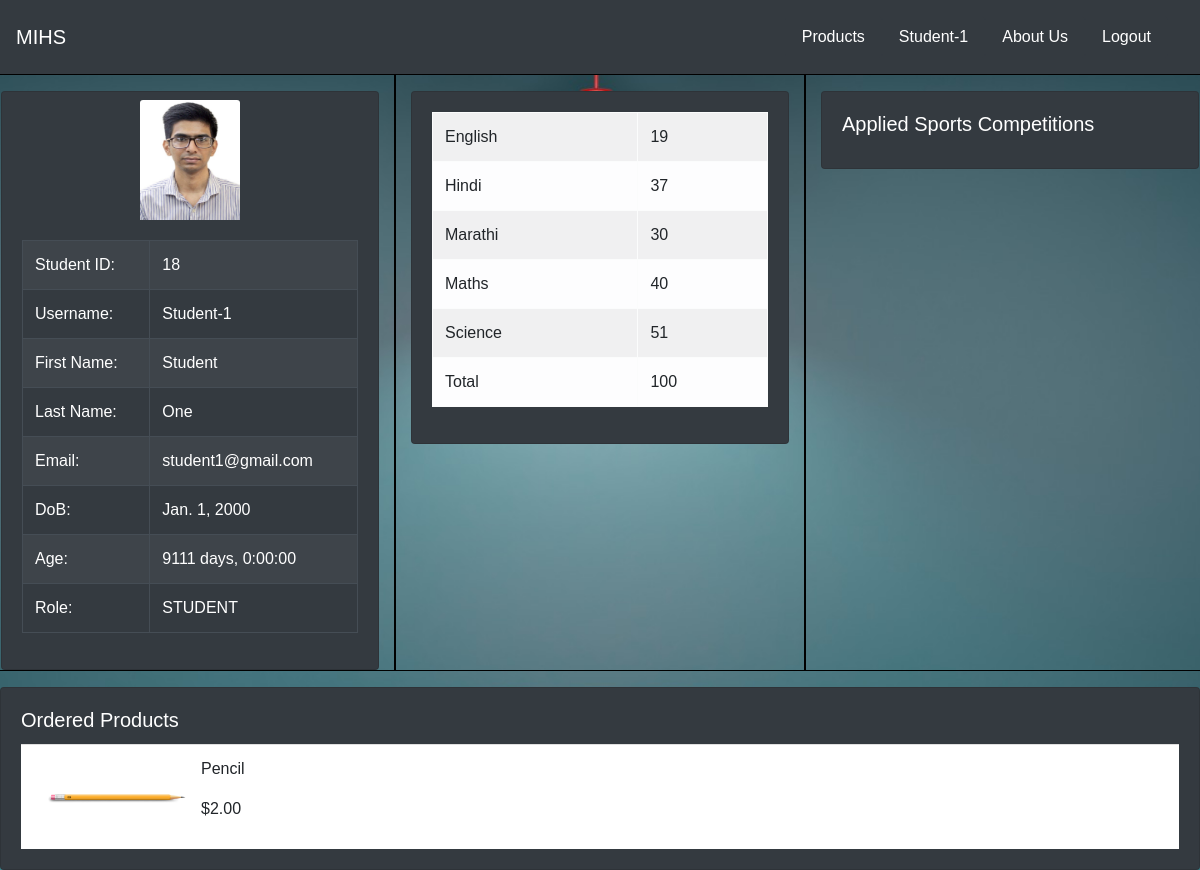
Before: /users/studentprofile/59/ (signed in) with the older database file.
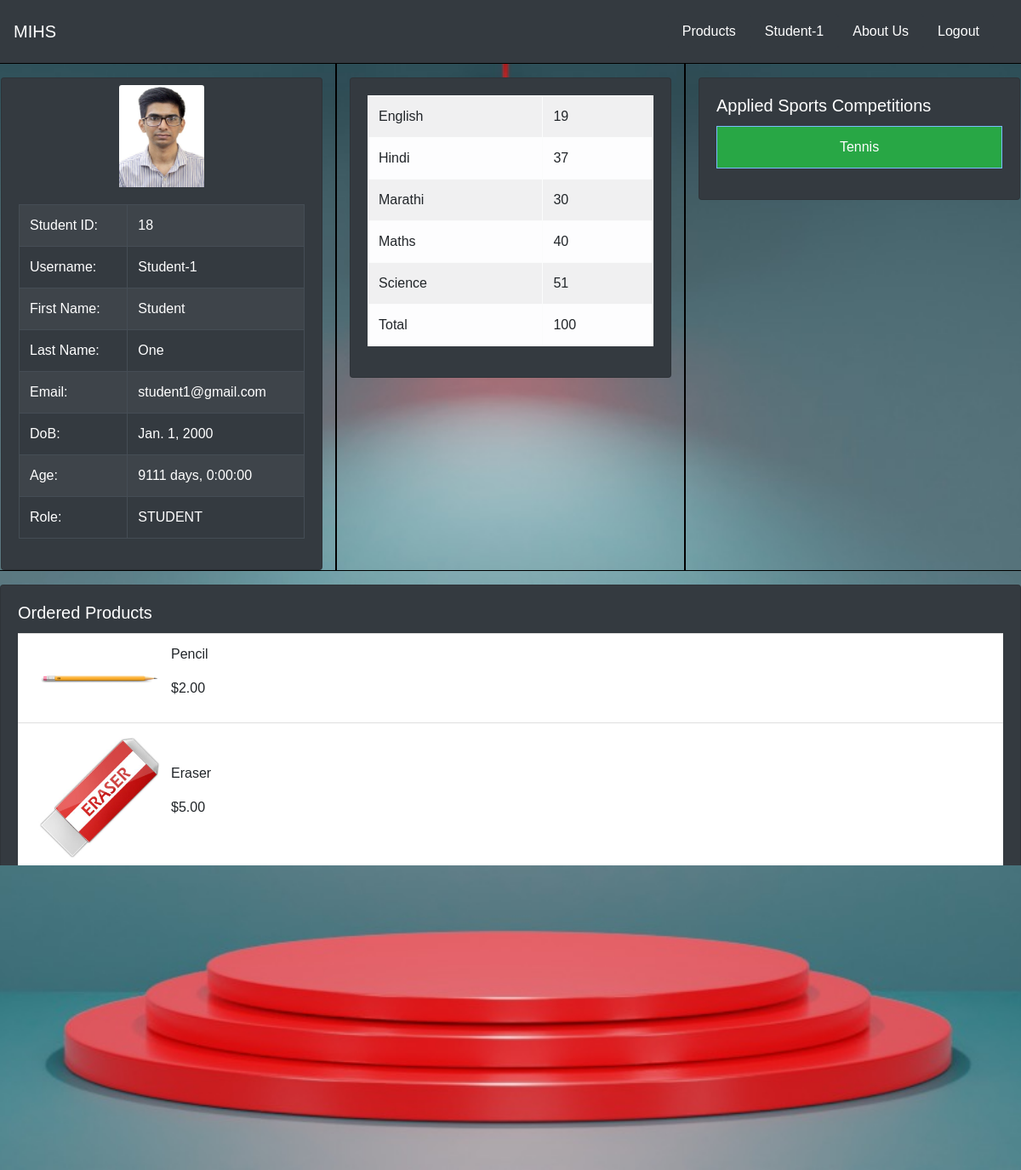
After: the same page with the newer database file.
### users/models.py (models this page shows, shortened)
class User(AbstractUser):
    class Role(models.TextChoices):
        ADMIN = "ADMIN", "Admin"
        STUDENT = "STUDENT", "Student"
        TEACHER = "TEACHER", "Teacher"
    base_role = Role.ADMIN
    role = models.CharField(max_length=50, choices=Role.choices)
    dob = models.DateField(("Date of Birth"), default=date.today)
    admin_image = models.ImageField(default='admin_default.jpg', upload_to='admin_pictures')
    @property
    def age(self):
        today = date.today()
        age =(today - self.dob)
        return age

class StudentProfile(models.Model):
    user = models.OneToOneField(User, on_delete=models.CASCADE)
    student_id = models.IntegerField(default=1)
    student_image = models.ImageField(default='std_default.jpg', upload_to='student_pictures')

class StudentMarks(models.Model):
    st_mk = models.ForeignKey(Student, on_delete=models.CASCADE)
    English = models.IntegerField( default=0)
    Hindi = models.IntegerField( default=0)
    Marathi = models.IntegerField( default=0)
    Maths = models.IntegerField(default=0)
    Science = models.IntegerField( default=0)
    Total = models.IntegerField(default=0)

class Order(models.Model):
    order_by = models.ForeignKey(User, on_delete = models.CASCADE)
    prod_ordered = models.ForeignKey(Product, on_delete = models.CASCADE,null=True)
    order_count = models.PositiveIntegerField(default=1)

class Product(models.Model):
    added_by = models.ForeignKey(User, on_delete = models.CASCADE, default=User.base_role)
    prod_id = models.SmallIntegerField(default=0, null=False, unique=True)
    prod_name = models.CharField(max_length=30)
    prod_desc = models.CharField(max_length = 500, default='prod desc')
    prod_price = models.DecimalField(max_digits=10, decimal_places=2)
    prod_img = models.ImageField(default='prod-default.jpg',upload_to='product_pictures')

class StudentCompetition(models.Model):
    comp = models.ForeignKey(Student, on_delete=models.CASCADE, blank=True, null =True )
    sport = models.CharField(max_length=20, default=None)
    sport_desc = models.TextField(max_length=1000, default='desc')
    sport_image = models.ImageField(default='default.jpg', upload_to='competition_pictures')

### users/views.py (the view, shortened to what this page needs)
# urls.py: path('studentprofile/<int:pid>/', userviews.StudentProfileView, name = 'studentprofile'),
def StudentProfileView(request, pid):
    orders = Order.objects.filter(order_by = request.user.id)
    studentuser = Student.student.get(id=pid)
    studentsports = StudentCompetition.objects.filter(comp=pid)
    l=[]
    for i in studentsports:
        if i.sport not in l:
            l.append(i.sport)
    print(l)
    studentprof = StudentProfile.objects.get(user=pid)
    prepopulatedmks = StudentMarks.objects.get(st_mk=pid)
    form = StudentMarksForm(request.POST or None, instance = prepopulatedmks)
    studentmks = StudentMarks.objects.get(st_mk=pid)
    context ={
        'orders':orders,
        'studentuser':studentuser,
        'studentprof':studentprof,
        'studentmks':studentmks,
        'studentsports':l,
        'form':form
        }
    return render(request, 'users/studentprofile.html', context)

### users/models.py (called while the page is built)
    def get_queryset(self, *args, **kwargs):
        results = super().get_queryset(*args, **kwargs)
        return results.filter(role=User.Role.STUDENT)

### users/templates/users/studentprofile.html
{% extends "schoolapp/base.html" %}
{% block body %}
<div class="row">
    <div class="col-sm-4" style="border: 1px solid black;">
        <div class="card mt-3 bg-dark">
            <img src="{{ studentprof.student_image.url }}" class="card-img-top mx-auto mt-2" alt="Student Image" style="width: 100px; height: 120px;">
            <div class="card-body">
                <table class="table table-hover table-striped table-bordered table-dark">
                    <tr>
                        <td>Student ID:</td>
                        <td>{{ studentprof.id }}</td>
                    </tr>
                    <tr>
                        <td>Username:</td>
                        <td>{{ studentuser.username }}</td>
                    </tr>
                    <tr>
                        <td>First Name:</td>
                        <td>{{ studentuser.first_name}}</td>
                    </tr>
                    <tr>
                        <td>Last Name:</td>
                        <td>{{ studentuser.last_name}}</td>
                    </tr>
                    <tr>
                        <td>Email:</td>
                        <td>{{ studentuser.email}}</td>
                    </tr>
                    <tr>
                        <td>DoB:</td>
                        <td>{{ studentuser.dob}}</td>
                    </tr>
                    <tr>
                        <td>Age:</td>
                        <td>{{ studentuser.age}}</td>
                    </tr>
                    <tr>
                        <td>Role:</td>
                        <td>{{ studentuser.role}}</td>
                    </tr>
                </table>
            </div>
        </div>
    </div>
    <div class="col-sm-4" style="border: 1px solid black;">
        {% if user.is_authenticated %}
            {% if user.is_superuser or user.role == 'ADMIN' or user.role == 'TEACHER' %}
                <form method="POST">
                    {% csrf_token %}
                    <div class="card mt-3 bg-dark">
                        <div class="card-body">
                            <table class="table table-hover table-striped table-bordered-dark table-dark">
                                <tr>
                                    <td class='bg-primary'>English</td>
                                    <td>{{ form.English }}</td>
                                </tr>
                                <tr>
                                    <td class='bg-primary'>Hindi</td>
                                    <td>{{ form.Hindi }}</td>
                                </tr>
                                <tr>
                                    <td class='bg-primary'>Marathi</td>
                                    <td>{{ form.Marathi }}</td>
                                </tr>
                                <tr>
                                    <td class='bg-primary'>Maths</td>
                                    <td>{{ form.Maths }}</td>
                                </tr>
                                <tr>
                                    <td class='bg-primary'>Science</td>
                                    <td>{{ form.Science }}</td>
                                </tr>
                                <tr>
                                    <td class='bg-primary'>Total</td>
                                    <td>{{ form.Total }}</td>
                                </tr>
                                <tr>
                                    <td><button type='submit' class='btn btn-success'>Submit</button></td>
                                </tr>
                            </table>
                        </div>
                    </div>
                </form>
            {% elif user.role == 'STUDENT' %}
                <div class="card mt-3 bg-dark">
                    <div class="card-body">
                        <table class="table table-hover table-striped table-bordered table-light">
                            <tr>
                                <td>English</td>
                                <td>{{ studentmks.English }}</td>
                            </tr>
                            <tr>
                                <td>Hindi</td>
                                <td>{{ studentmks.Hindi }}</td>
                            </tr>
                            <tr>
                                <td>Marathi</td>
                                <td>{{ studentmks.Marathi }}</td>
                            </tr>
                            <tr>
                                <td>Maths</td>
                                <td>{{ studentmks.Maths }}</td>
                            </tr>
                            <tr>
                                <td>Science</td>
                                <td>{{ studentmks.Science }}</td>
                            </tr>
                            <tr>
                                <td>Total</td>
                                <td>{{ studentmks.Total }}</td>
                            </tr>
                        </table>
                    </div>
                </div>
            {% endif %}
        {% endif %}
    </div>
    <div class="col-sm-4" style="border: 1px solid black;">
        <div class="card mt-3 bg-dark">
            <div class="card-body">
                <h5 class="card-title text-white ">Applied Sports Competitions</h5>
                {% for c in studentsports %}
                    <table class="table table-hover table-bordered table-primary mt-2">
                        <tr>
                            <td class='bg-success text-white text-center'>{{ c }}</td>
                        </tr>
                    </table>
                {% endfor %}
            </div>
        </div>
    </div>
</div>
<div class="container-sm mt-3">
    <div class="row">
        <div class="col">
            <div class="card bg-dark">
                <div class="card-body">
                    <h5 class="card-title text-white">Ordered Products</h5>
                    <ul class="list-group list-group-flush">
                        {% for order in orders %}
                            <li class="list-group-item d-flex align-items-center">
                                <img src="{{ order.prod_ordered.prod_img.url }}" alt="" style="width: 150px; margin-right: 10px;">
                                <div>
                                    <p>{{ order.prod_ordered.prod_name }}</p>
                                    <p>${{ order.prod_ordered.prod_price }}</p>
                                </div>
                            </li>
                        {% endfor %}
                    </ul>
                </div>
            </div>
        </div>
    </div>
</div>
{% endblock %}

### schoolapp/templates/schoolapp/base.html (shortened to what this page needs)
    {% load static %}
    {% load widget_tweaks %}
    <!DOCTYPE html>
    <html lang="en">
    <head>
        <link rel="stylesheet" href="https://cdn.jsdelivr.net/npm/bootstrap@4.3.1/dist/css/bootstrap.min.css">
        <link rel="stylesheet" href=" {% static 'style.css' %} ">
        <link rel="stylesheet" href=" {% static 'owl.carousel.min.css' %} ">
        <link rel="stylesheet" href=" {% static 'owl.theme.default.css' %} ">
        <link rel="stylesheet" href=" {% static 'owl.carousel.min.js' %} ">
        <link rel="stylesheet" href=" {% static "owl.carousel.js" %}">
        <link rel="stylesheet" href="{% static 'js.js' %}">
    </head>
    <body>
        <nav class = "navbar navbar-dark bg-dark">
            <a href="{% url "schoolapp:index" %}" class = "navbar-brand">
                MIHS
            </a>
            <div class = 'navbar'>
                {% if user.is_authenticated %}
                    {% if user.is_superuser or user.role == 'ADMIN' %}
                        <a href="{% url "users:product" %}" class = 'nav-item nav-link btn btn-dark'>
                            Products
                        </a>
                        <a href="{% url "schoolapp:studentlist" %}" class = 'nav-item nav-link btn btn-dark'>
                            Students
                        </a>
                        <a href="{% url "schoolapp:teacherlist" %}" class = 'nav-item nav-link btn btn-dark'>
                            Teachers
                        </a>
                        <a href="{% url "users:adminprofile" user.id %}" class = 'nav-item nav-link btn btn-dark'>
                            {{ user.username }}
                        </a>
                    {% elif user.role == 'STUDENT' %}
                        <a href="{% url "users:product" %}" class = 'nav-item nav-link btn btn-dark'>
                            Products
                        </a>
                        <a href="{% url "users:studentprofile" user.id %}" class = 'nav-item nav-link btn btn-dark'>
                            {{ user.username }}
                        </a>
                    {% endif %}
                    <a href="{% url "schoolapp:about" %}" class = 'nav-item nav-link btn btn-dark'>
                        About Us
                    </a>
                    <a href="{% url "users:logout" %}" class = 'nav-item nav-link btn btn-dark'>
                        Logout
                    </a>
                {% endif %}
            </div>
        </nav>
        {% block body%}
        {% endblock %}
    </body>
    </html>

Changed rows visible on the page:
added StudentCompetition: studentsports "Tennis"
added Order: prod_ordered.prod_img (picture), prod_ordered.prod_name "Eraser", prod_ordered.prod_price "5.00"
added Order: prod_ordered.prod_img (picture)
added Order: prod_ordered.prod_img (picture), prod_ordered.prod_name "Diary"
